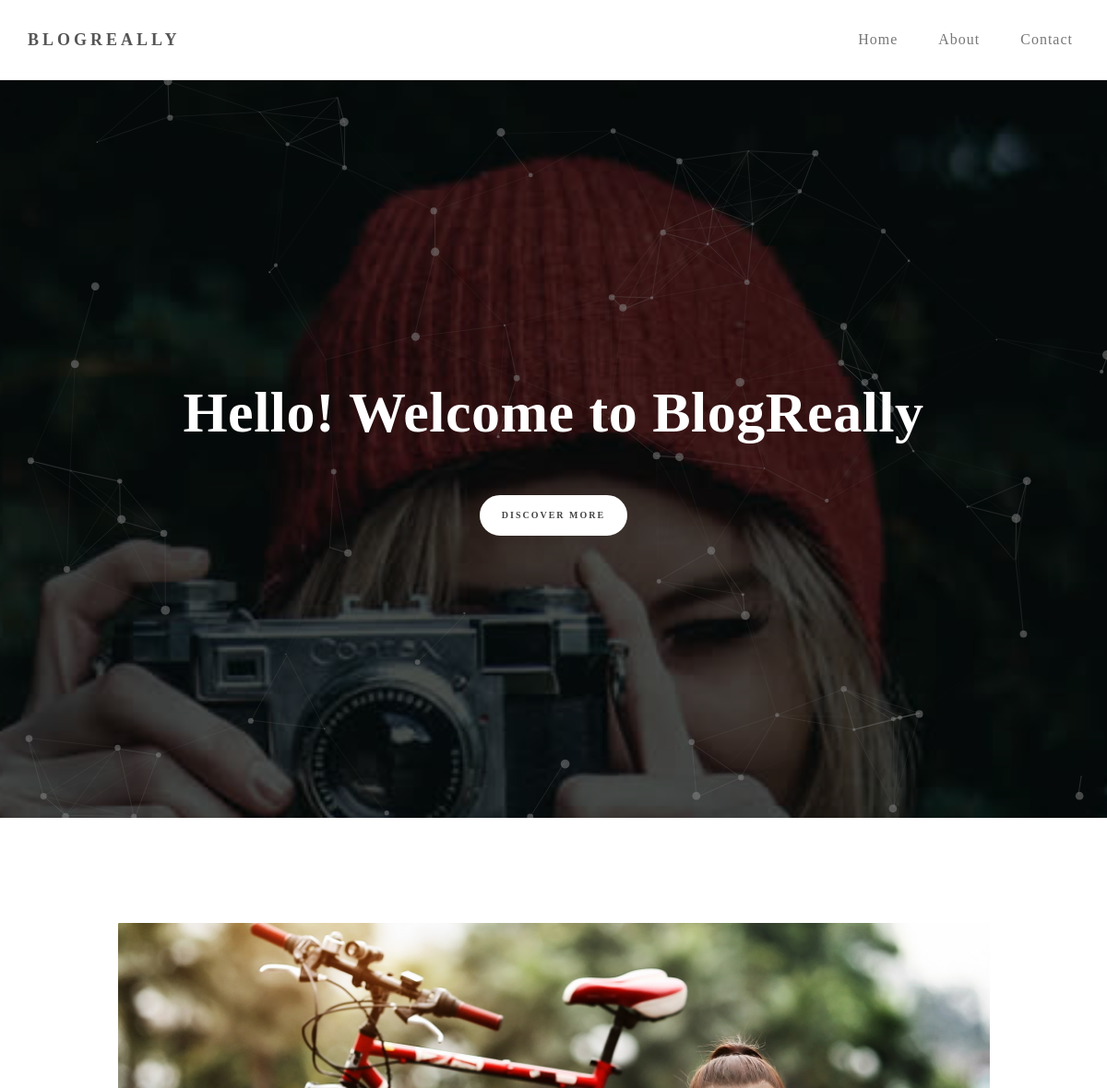
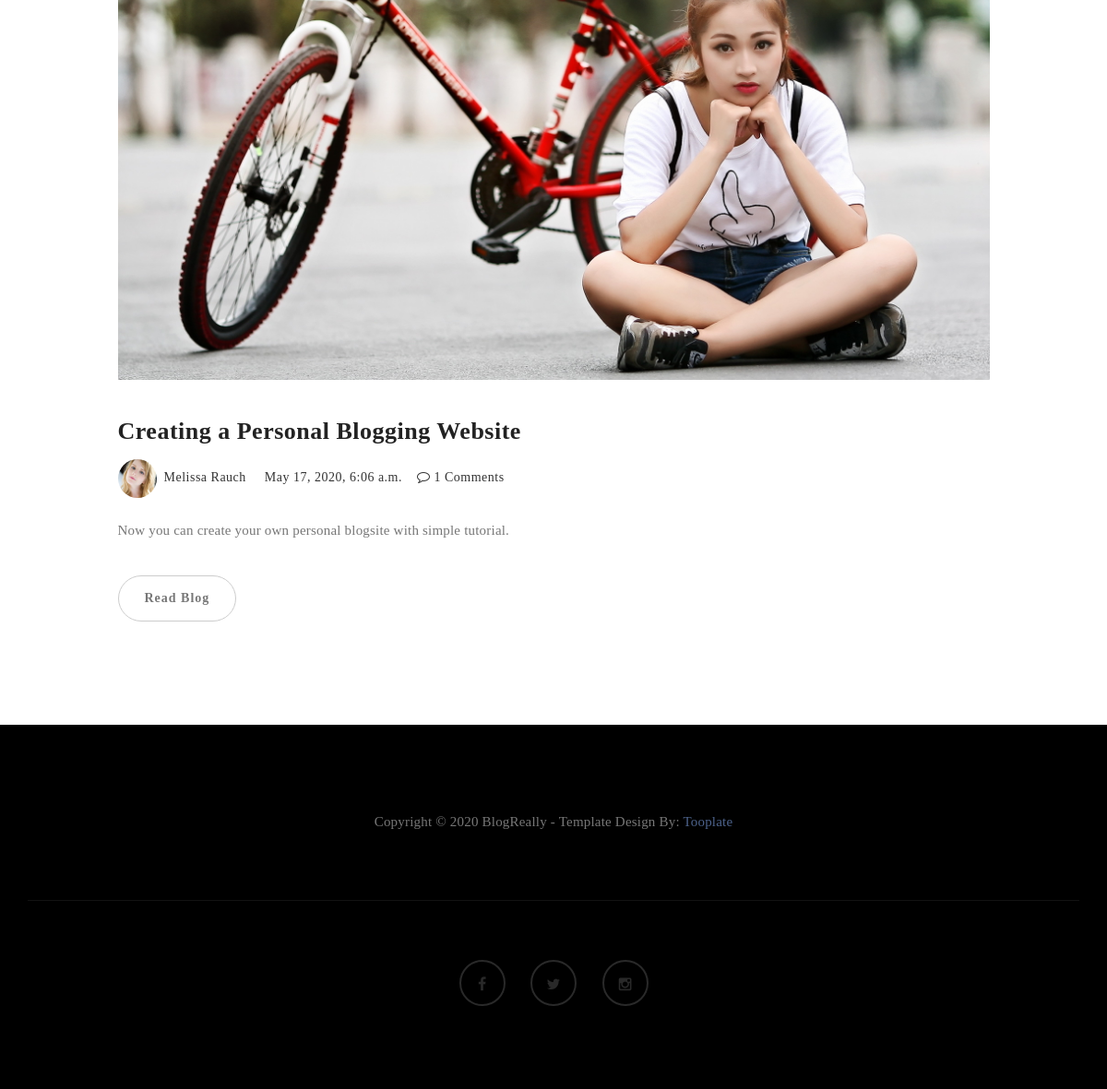
The page / on the database its author committed (2 pictures, top to bottom).
### core/models.py (models this page shows, shortened)
class Entry(models.Model):
    blog_image = models.ImageField(null=True)
    title = models.CharField(max_length=100)
    tagline = models.CharField(max_length=300)
    category = models.ForeignKey(Category, on_delete=models.CASCADE)
    body_text = MartorField()
    pub_date = models.DateTimeField(auto_now_add=True)
    mod_date = models.DateTimeField(auto_now=True)
    author = models.ForeignKey(Author, on_delete=models.CASCADE)
    no_of_comments = models.IntegerField(default=0)

class Author(models.Model):
    author_name = models.CharField(max_length=50)
    author_email = models.EmailField()
    author_intro = models.CharField(max_length=300)
    author_bio = models.TextField()
    author_image = models.ImageField()

### core/views.py (the view)
# urls.py: path('', home, name='home'),
def home(request):
    blogs = Entry.objects.all()
    return render(request, 'index.html', {'blogs': blogs})

### templates/index.html (shortened to what this page needs)
{% extends "base.html" %} {% load static %} {% block content %}
<section id="home" class="main-home parallax-section">
    <div id="particles-js"></div>
    <div class="container">
        <div class="row">
            <div class="col-md-12 col-sm-12">
                <h1>Hello! Welcome to BlogReally</h1>
                <a href="#blog" class="smoothScroll btn btn-default">Discover More</a>
            </div>
        </div>
    </div>
</section>
<section id="blog">
    <div class="container">
        <div class="row">
            {% for blog in blogs %}
            <div class="col-md-offset-1 col-md-10 col-sm-12">
                <div class="blog-post-thumb">
                    <div class="blog-post-image">
                        <a href="{% url 'core:detail' blog.pk %}">
                            <img src="{{ blog.blog_image.url }}" class="img-responsive" alt="Blog Image">
                        </a>
                    </div>
                    <div class="blog-post-title">
                        <h3><a href="{% url 'core:detail' blog.pk %}">{{ blog.title }}</a></h3>
                    </div>
                    <div class="blog-post-format">
                        <span><a href="#"><img src="{{ blog.author.author_image.url }}" class="img-responsive img-circle" alt="image"> {{ blog.author.author_name }} </a></span>
                        <span> {{ blog.pub_date }} </span>
                        <span><a href="{% url 'core:detail' blog.pk %}#blog-comment"><i class="fa fa-comment-o"></i> {{ blog.no_of_comments }} Comments </a></span>
                    </div>
                    <div class="blog-post-des">
                        <p>{{ blog.tagline }}</p>
                        <a href="{% url 'core:detail' blog.pk %}" class="btn btn-default">Read Blog</a>
                    </div>
                </div>
            </div>
            {% endfor %}
        </div>
    </div>
</section>
{% endblock content %}

### static_files/css/style.css (style rules this page uses)
body { background: #ffffff; font-family: 'Lora', serif; font-style: normal; font-weight: 300; overflow-x: hidden; }
h1,h2,h3,h4,h5,h6 { font-family: 'Merriweather', serif; font-style: normal; font-weight: bold; letter-spacing: 0.5px; }
h1 { font-size: 62px; padding-bottom: 14px; margin-bottom: 0px; }
h2,h3 { padding-bottom: 6px; }
h3 { font-size: 26px; }
p { color: #777; font-size: 15px; font-weight: 300; line-height: 26px; letter-spacing: 0.2px; }
html { -webkit-font-smoothing: antialiased; }
a { color: #4d638c; -webkit-transition: 0.5s; -o-transition: 0.5s; transition: 0.5s; text-decoration: none !important; }
* { -webkit-box-sizing: border-box; -moz-box-sizing: border-box; box-sizing: border-box; }
*:before, *:after { -webkit-box-sizing: border-box; -moz-box-sizing: border-box; box-sizing: border-box; }
#about, #gallery, #contact, #blog, #blog-single-post { padding-top: 60px; padding-bottom: 80px; }
.parallax-section { background-attachment: fixed !important; background-size: cover !important; overflow: hidden; }
#home { background-size: cover; background-position: center center; color: #ffffff; display: -webkit-box; display: -webkit-flex; display: -ms-flexbox; display: flex; -webkit-box-align: center; -webkit-align-items: center; -ms-flex-align: center; align-items: center; position: relative; text-align: center; }
.main-home { background: url('../images/home-bg.jpg') no-repeat; height: 100vh; }
#particles-js { position: absolute; width: 100%; height: 100vh; top: 0; left: 0; }
#home .btn { background: #ffffff; border: 2px solid #ffffff; border-radius: 100px; color: #444; font-family: 'Merriweather', serif; font-size: 10px; font-weight: bold; letter-spacing: 2px; text-transform: uppercase; padding: 13px 22px; margin-top: 42px; transition: all 0.4s ease-in-out; }
.blog-post-thumb { border-bottom: 1px solid #f0f0f0; padding-top: 32px; padding-bottom: 62px; margin-bottom: 32px; }
.blog-post-thumb:last-child { border-bottom: 0px; padding-bottom: 32px; margin-bottom: 0px; }
.blog-post-image, .blog-post-video { padding-top: 22px; padding-bottom: 22px; width: 100%; }
#about img, .blog-post-image img { border-radius: 1px; }
.blog-post-title a { color: #222; }
.blog-post-format { padding-bottom: 22px; }
.blog-post-format span { letter-spacing: 0.5px; padding-right: 12px; }
.blog-post-format span a { color: #333; }
.blog-post-format span img { display: inline-block; width: 42px; margin-right: 4px; }
.blog-post-des .btn { border-radius: 100px; color: #777; font-weight: bold; letter-spacing: 1px; padding: 14px 28px; margin-top: 26px; transition: all 0.4s ease-in-out; }

### rows shown on the page
Entry: blog_image (picture), title "Creating a Personal Blogging Website", author.author_image (picture), author.author_name "Melissa Rauch", pub_date "May 17, 2020, 6:06 a.m.", no_of_comments "1", tagline "Now you can create your own personal blogsite with simple tutorial."
